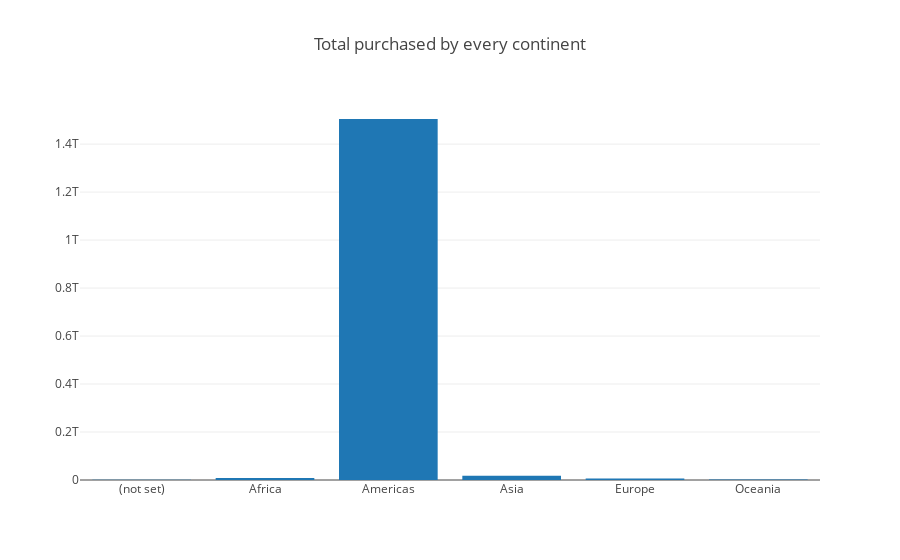

Source (notebook cell):
### Code cell
plt.bar(totalContinentPurchased.index, totalContinentPurchased)

data = [go.Bar(
            x=totalContinentPurchased.index,
            y=totalContinentPurchased
    )]

layout = go.Layout(
    title='Total purchased by every continent',
)

fig = go.Figure(data=data, layout=layout)
iplot(fig, filename='Total continent purchased')

### Figure 1 — Plotly figure (JSON) as saved in the notebook; plotly's stock layout.template omitted (floating-point values rounded to 4 significant figures)
{"data": [{"type": "bar", "uid": "6884c5b8-d20a-11e8-8284-d31cbcef2f28", "x": ["(not set)", "Africa", "Americas", "Asia", "Europe", "Oceania"], "y": [769780000, 8687760000, 1504671600000, 17401840000, 6747030000, 1793230000]}], "layout": {"title": "Total purchased by every continent"}}
